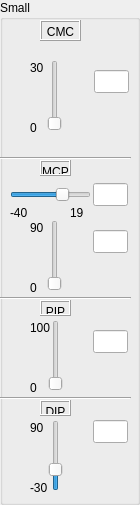
           <widget class="QGroupBox" name="groupBox_11">
            <property name="title">
             <string>Small</string>
            </property>
            <widget class="QLabel" name="label_min_fi_s_77">
             <property name="geometry">
              <rect>
               <x>30</x>
               <y>320</y>
               <width>21</width>
               <height>16</height>
              </rect>
             </property>
             <property name="text">
              <string>100</string>
             </property>
            </widget>
            <widget class="QLineEdit" name="text_flexMCPsmall">
             <property name="geometry">
              <rect>
               <x>93</x>
               <y>230</y>
               <width>35</width>
               <height>23</height>
              </rect>
             </property>
            </widget>
            <widget class="Line" name="line_33">
             <property name="geometry">
              <rect>
               <x>0</x>
               <y>290</y>
               <width>131</width>
               <height>16</height>
              </rect>
             </property>
             <property name="orientation">
              <enum>Qt::Horizontal</enum>
             </property>
            </widget>
            <widget class="QLabel" name="label_min_fi_s_75">
             <property name="geometry">
              <rect>
               <x>30</x>
               <y>480</y>
               <width>21</width>
               <height>16</height>
              </rect>
             </property>
             <property name="text">
              <string>-30</string>
             </property>
            </widget>
            <widget class="Line" name="line_35">
             <property name="geometry">
              <rect>
               <x>0</x>
               <y>390</y>
               <width>131</width>
               <height>16</height>
              </rect>
             </property>
             <property name="orientation">
              <enum>Qt::Horizontal</enum>
             </property>
            </widget>
            <widget class="QLabel" name="label_34">
             <property name="geometry">
              <rect>
               <x>40</x>
               <y>400</y>
               <width>31</width>
               <height>16</height>
              </rect>
             </property>
             <property name="frameShape">
              <enum>QFrame::Box</enum>
             </property>
             <property name="frameShadow">
              <enum>QFrame::Raised</enum>
             </property>
             <property name="text">
              <string>DIP</string>
             </property>
             <property name="textFormat">
              <enum>Qt::AutoText</enum>
             </property>
             <property name="alignment">
              <set>Qt::AlignHCenter|Qt::AlignTop</set>
             </property>
            </widget>
            <widget class="Line" name="line_34">
             <property name="geometry">
              <rect>
               <x>0</x>
               <y>150</y>
               <width>131</width>
               <height>16</height>
              </rect>
             </property>
             <property name="orientation">
              <enum>Qt::Horizontal</enum>
             </property>
            </widget>
            <widget class="QLineEdit" name="text_flexDIPsmall">
             <property name="geometry">
              <rect>
               <x>93</x>
               <y>420</y>
               <width>35</width>
               <height>23</height>
              </rect>
             </property>
            </widget>
            <widget class="QLabel" name="label_min_fi_s_72">
             <property name="geometry">
              <rect>
               <x>70</x>
               <y>205</y>
               <width>21</width>
               <height>16</height>
              </rect>
             </property>
             <property name="text">
              <string>19</string>
             </property>
            </widget>
            <widget class="QLabel" name="label_min_fi_s_71">
             <property name="geometry">
              <rect>
               <x>30</x>
               <y>420</y>
               <width>21</width>
               <height>16</height>
              </rect>
             </property>
             <property name="text">
              <string>90</string>
             </property>
            </widget>
            <widget class="QLabel" name="label_min_fi_s_76">
             <property name="geometry">
              <rect>
               <x>10</x>
               <y>205</y>
               <width>21</width>
               <height>16</height>
              </rect>
             </property>
             <property name="text">
              <string>-40</string>
             </property>
            </widget>
            <widget class="QSlider" name="slider_flexMCPsmall">
             <property name="geometry">
              <rect>
               <x>40</x>
               <y>220</y>
               <width>29</width>
               <height>71</height>
              </rect>
             </property>
             <property name="maximum">
              <number>90</number>
             </property>
             <property name="orientation">
              <enum>Qt::Vertical</enum>
             </property>
            </widget>
            <widget class="QLabel" name="label_min_fi_s_73">
             <property name="geometry">
              <rect>
               <x>30</x>
               <y>220</y>
               <width>21</width>
               <height>16</height>
              </rect>
             </property>
             <property name="text">
              <string>90</string>
             </property>
            </widget>
            <widget class="QLabel" name="label_36">
             <property name="geometry">
              <rect>
               <x>40</x>
               <y>300</y>
               <width>31</width>
               <height>16</height>
              </rect>
             </property>
             <property name="frameShape">
              <enum>QFrame::Box</enum>
             </property>
             <property name="frameShadow">
              <enum>QFrame::Raised</enum>
             </property>
             <property name="text">
              <string>PIP</string>
             </property>
             <property name="textFormat">
              <enum>Qt::AutoText</enum>
             </property>
             <property name="alignment">
              <set>Qt::AlignHCenter|Qt::AlignTop</set>
             </property>
            </widget>
            <widget class="QLabel" name="label_35">
             <property name="geometry">
              <rect>
               <x>40</x>
               <y>160</y>
               <width>31</width>
               <height>16</height>
              </rect>
             </property>
             <property name="frameShape">
              <enum>QFrame::Box</enum>
             </property>
             <property name="frameShadow">
              <enum>QFrame::Raised</enum>
             </property>
             <property name="text">
              <string>MCP</string>
             </property>
             <property name="textFormat">
              <enum>Qt::AutoText</enum>
             </property>
             <property name="alignment">
              <set>Qt::AlignHCenter|Qt::AlignTop</set>
             </property>
            </widget>
            <widget class="QSlider" name="slider_flexDIPsmall">
             <property name="geometry">
              <rect>
               <x>40</x>
               <y>420</y>
               <width>31</width>
               <height>71</height>
              </rect>
             </property>
             <property name="minimum">
              <number>-30</number>
             </property>
             <property name="maximum">
              <number>90</number>
             </property>
             <property name="orientation">
              <enum>Qt::Vertical</enum>
             </property>
            </widget>
            <widget class="QLineEdit" name="text_flexPIPsmall">
             <property name="geometry">
              <rect>
               <x>93</x>
               <y>330</y>
               <width>35</width>
               <height>23</height>
              </rect>
             </property>
            </widget>
            <widget class="QLineEdit" name="text_abdMCPsmall">
             <property name="geometry">
              <rect>
               <x>93</x>
               <y>183</y>
               <width>35</width>
               <height>23</height>
              </rect>
             </property>
            </widget>
            <widget class="QLabel" name="label_min_fi_s_70">
             <property name="geometry">
              <rect>
               <x>30</x>
               <y>380</y>
               <width>21</width>
               <height>16</height>
              </rect>
             </property>
             <property name="text">
              <string>0</string>
             </property>
            </widget>
            <widget class="QLabel" name="label_min_fi_s_74">
             <property name="geometry">
              <rect>
               <x>30</x>
               <y>280</y>
               <width>21</width>
               <height>16</height>
              </rect>
             </property>
             <property name="text">
              <string>0</string>
             </property>
            </widget>
            <widget class="QSlider" name="slider_flexPIPsmall">
             <property name="geometry">
              <rect>
               <x>40</x>
               <y>320</y>
               <width>31</width>
               <height>71</height>
              </rect>
             </property>
             <property name="maximum">
              <number>100</number>
             </property>
             <property name="orientation">
              <enum>Qt::Vertical</enum>
             </property>
            </widget>
            <widget class="QSlider" name="slider_abdMCPsmall">
             <property name="geometry">
              <rect>
               <x>10</x>
               <y>180</y>
               <width>81</width>
               <height>29</height>
              </rect>
             </property>
             <property name="minimum">
              <number>-40</number>
             </property>
             <property name="maximum">
              <number>19</number>
             </property>
             <property name="orientation">
              <enum>Qt::Horizontal</enum>
             </property>
            </widget>
            <widget class="QLineEdit" name="text_flexCMCsmall">
             <property name="geometry">
              <rect>
               <x>94</x>
               <y>70</y>
               <width>35</width>
               <height>23</height>
              </rect>
             </property>
            </widget>
            <widget class="QLabel" name="label_min_fi_s_83">
             <property name="geometry">
              <rect>
               <x>30</x>
               <y>60</y>
               <width>21</width>
               <height>16</height>
              </rect>
             </property>
             <property name="text">
              <string>30</string>
             </property>
            </widget>
            <widget class="QLabel" name="label_38">
             <property name="geometry">
              <rect>
               <x>40</x>
               <y>20</y>
               <width>41</width>
               <height>21</height>
              </rect>
             </property>
             <property name="frameShape">
              <enum>QFrame::Box</enum>
             </property>
             <property name="frameShadow">
              <enum>QFrame::Raised</enum>
             </property>
             <property name="text">
              <string>CMC</string>
             </property>
             <property name="textFormat">
              <enum>Qt::AutoText</enum>
             </property>
             <property name="alignment">
              <set>Qt::AlignHCenter|Qt::AlignTop</set>
             </property>
            </widget>
            <widget class="QLabel" name="label_min_fi_s_82">
             <property name="geometry">
              <rect>
               <x>30</x>
               <y>120</y>
               <width>21</width>
               <height>16</height>
              </rect>
             </property>
             <property name="text">
              <string>0</string>
             </property>
            </widget>
            <widget class="QSlider" name="slider_flexCMCsmall">
             <property name="geometry">
              <rect>
               <x>40</x>
               <y>60</y>
               <width>29</width>
               <height>71</height>
              </rect>
             </property>
             <property name="minimum">
              <number>0</number>
             </property>
             <property name="maximum">
              <number>30</number>
             </property>
             <property name="orientation">
              <enum>Qt::Vertical</enum>
             </property>
            </widget>
           </widget>
